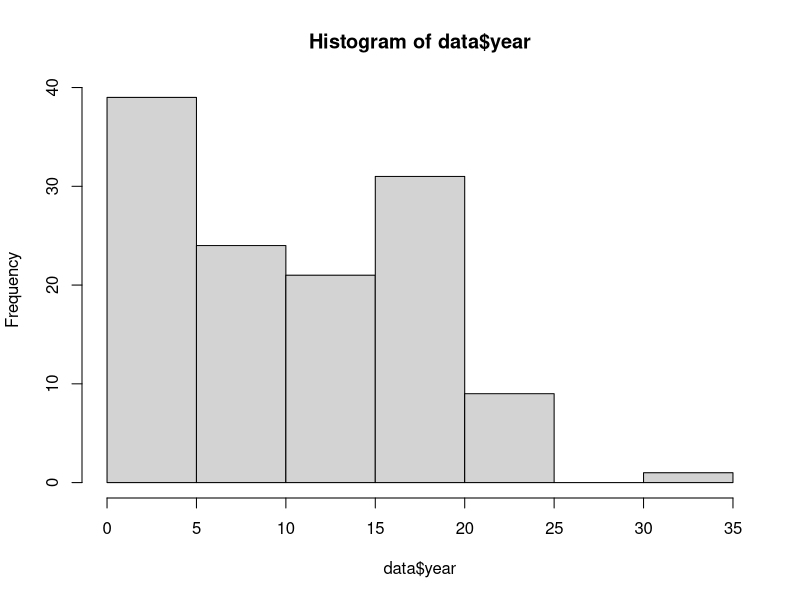

Write R code to recreate this figure.
# 1. Read the CSV file
data <- read.csv("data.csv")
print("Data loaded successfully.")

# 2. Calculate the 20% trimmed mean of monthly salary
trimmed_mean_salary <- mean(data$salary, trim = 0.2)
print(paste("20% Trimmed Mean of Monthly Salary:", trimmed_mean_salary))

# 3. Find the 75th percentile of years served at Bank XYZ
quantile_75_years <- quantile(data$year, c(0.75))
print(paste("75th Percentile of Years Served:", quantile_75_years))

# 4. Calculate the variance of monthly salary
variance_salary <- var(data$salary)
print(paste("Variance of Monthly Salary:", variance_salary))

# 5. Construct a stem and leaf plot for employee ages
stem(data$age)

# 6. Create a histogram for years of service
hist(data$year)

# 7. Identify the division with the largest proportion of managers
division_rank_table <- table(data$division, data$rank)
prop_table <- prop.table(division_rank_table, margin = 1) * 100
manager_proportions <- prop_table[, "M"]
largest_proportion <- names(manager_proportions)[manager_proportions == max(manager_proportions)]
print("Proportion of Managers by Division:")
print(prop_table)
print("Division with Largest Proportion of Managers:")
print(largest_proportion)

# 8. Calculate the annual salary adjustment based on performance
adjustment <- (data$salary * data$rating) / 100
coefficient_of_variation <- sd(adjustment) / mean(adjustment) * 100
print(paste("Coefficient of Variation for Salary Adjustment:", coefficient_of_variation))

# 9. Calculate and interpret the coefficient of variation for salary increase
edu_table <- table(data$sex, data$edu)
prop_table_edu <- prop.table(edu_table, margin = 1) * 100
proportion_master_male <- prop_table_edu["M", "master"]
print("Proportion of Male Employees with a Master's Degree:")
print(proportion_master_male)

# 10. Test the distribution of employees among five divisions
# Null Hypothesis: The number of employees is evenly distributed among divisions.
# Alternative Hypothesis: The number of employees is not evenly distributed among divisions.
observed_divisions <- table(data$division)
chi_square_test_result <- chisq.test(observed_divisions)
print(chi_square_test_result)

# Conclusion based on p-value
if (chi_square_test_result$p.value < 0.05) {
  cat("Since p-value < 0.05, we reject the null hypothesis. The data show evidence that the number of employees is not evenly distributed among divisions.")
} else {
  cat("Since p-value >= 0.05, we do not reject the null hypothesis.")
}